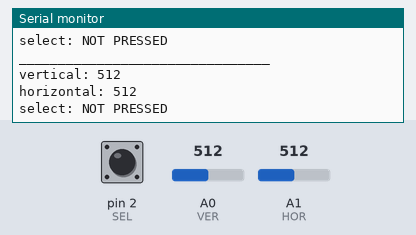
Bench run of a sketch on a simulated Arduino Uno, built with avr-gcc and run on an emulated ATmega328P. On the bench: the last lines printed to the serial monitor. The inputs (shaded band) are chosen by the test bench; at power-on: pin 2 (SEL) HIGH, A0 (VER) = 512, A1 (HOR) = 512.

Above: at 2.8 s.
2.9 s: pin 2 (SEL) pulled LOW for 2.35 s
At 5.6 s:
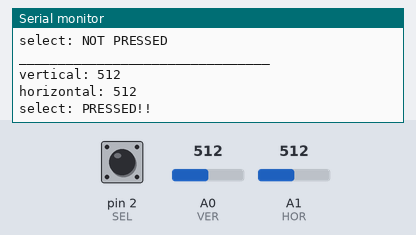
6.7 s: A0 (VER) set to 716
At 9.0 s:
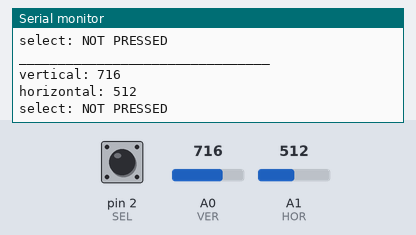
9.4 s: A1 (HOR) set to 716
At 11.4 s:
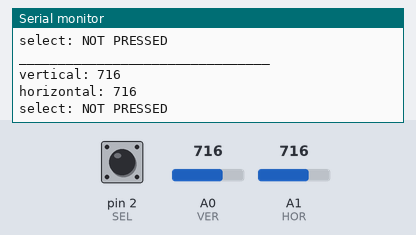
12.1 s: A0 (VER) set to 900
At 12.6 s:
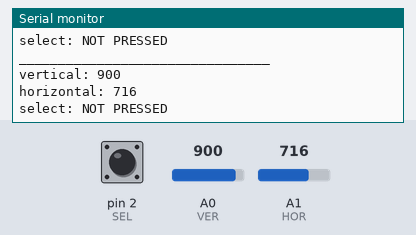
14.8 s: A1 (HOR) set to 900
At 17.3 s:
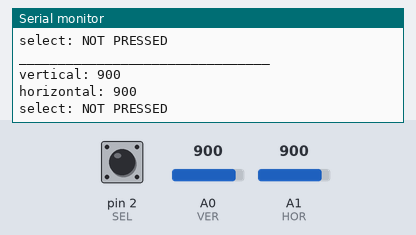
Timing chart, 0 to 18.5 s (numbered marks = the images above; inputs shaded):
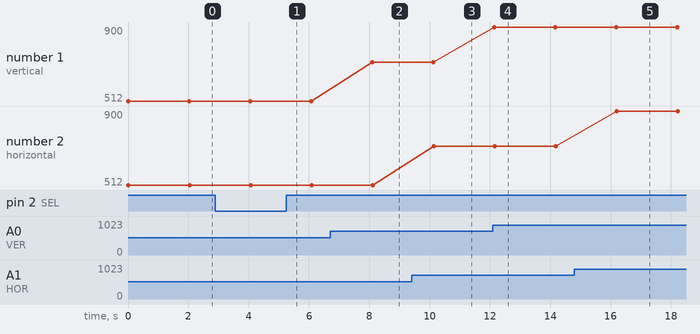

Measured:
- after the input at 2.9 s, the serial monitor: prints a new line after 1.2 s (image 1)
- after the input at 6.7 s, the serial monitor: prints a new line after 1.4 s (image 2)
- after the input at 9.4 s, the serial monitor: prints a new line after 0.74 s (image 3)
- after the input at 12.1 s, the serial monitor: prints a new line after 0.05 s (image 4)
- after the input at 14.8 s, the serial monitor: prints a new line after 1.4 s (image 5)
- plotted number 1: 512 → 716 after the input at 6.7 s, 716 → 900 after the input at 12.1 s

The sketch:

arduino_practice_-_joystick.ino
```cpp
int VER = 0;
int HOR = 1;
int SEL = 2;


void setup() {
  // put your setup code here, to run once:
  pinMode(SEL, INPUT_PULLUP);
Serial.begin(9600);
}

void loop() {
  // put your main code here, to run repeatedly:

  int v = analogRead(VER);
  int h = analogRead(HOR);
  int s = digitalRead(SEL);

  Serial.print("vertical: ");
  Serial.println(v);
  Serial.print("horizontal: ");
  Serial.println(h);
 if(s ==0) {
  Serial.println("select: PRESSED!!"); }
  else {
    Serial.println("select: NOT PRESSED"); }
  delay(2000);
  Serial.println("________________________________");

}
```
